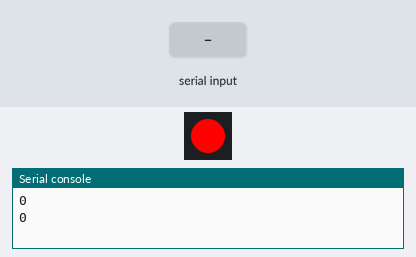
Recording of a program running on a simulated Raspberry Pi Pico running MicroPython. Parts: 1 RGB LEDs in strip order, left to right, the last lines printed to the serial console. Inputs (shaded band) come from the test bench. Dim RGB values are drawn brighter than linear.

Above: at 1.2 s.
1.3 s: "n" received over the second serial link
At 2.8 s:
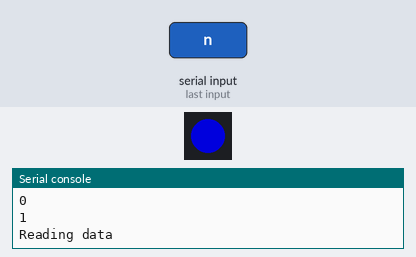
3.5 s: "f" received over the second serial link
At 4.4 s:
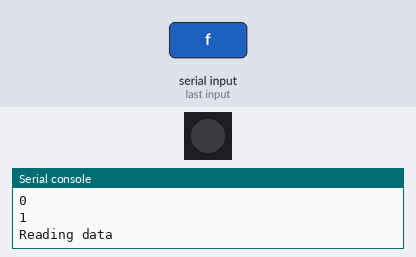
Timing chart, 0 to 6.5 s (numbered marks = the images above; inputs shaded):
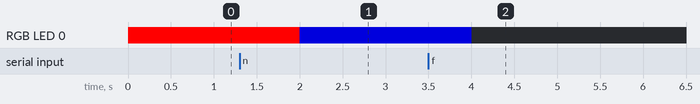

The program:

main.py
```python
from machine import Pin,UART
from neopixel import NeoPixel
import time

#Configure the built-in WS2812 LED pins of RP2040-ETH and set the number of LEDs to 1
strip = NeoPixel(Pin(25), 1)
strip[0] = ( 255,0,0)
strip.write()

#Set a UART connection on Pins 20 and 21, i.e. the built-in pins connected from the RP2040 chip to the CH9120 serial to ethernet converter chip.
#uart = UART(1, bauddrate=9600, tx=Pin(20), rx=Pin(21))
uart = UART(1, baudrate=9600, tx=Pin(20), rx=Pin(21))
uart.init(bits=8, parity=None, stop=2)


while True:
    uart.write('t') #this way the client will constantly receive a t character to confirm that a connection exists
    print( uart.any() )
    if uart.any():
        print( "Reading data "  );
        data = uart.read()
        #if the RP2040-ETH receives the caracter "n" then the built in LED lits blue
        if data== b'n':
            strip[0] = (0,0,150)
            strip.write()
        #if the RP2040-ETH receives the caracter "f" then the built in LED turns off
        if data== b'f':
            strip[0] = (0,0,0)
            strip.write()
    time.sleep(1)
```

Measured:
- after the input at 1.3 s, RGB LED 0: RGB(255, 0, 0) → RGB(0, 0, 150) after 0.70 s
- after the input at 3.5 s, RGB LED 0: RGB(0, 0, 150) → off after 0.50 s
